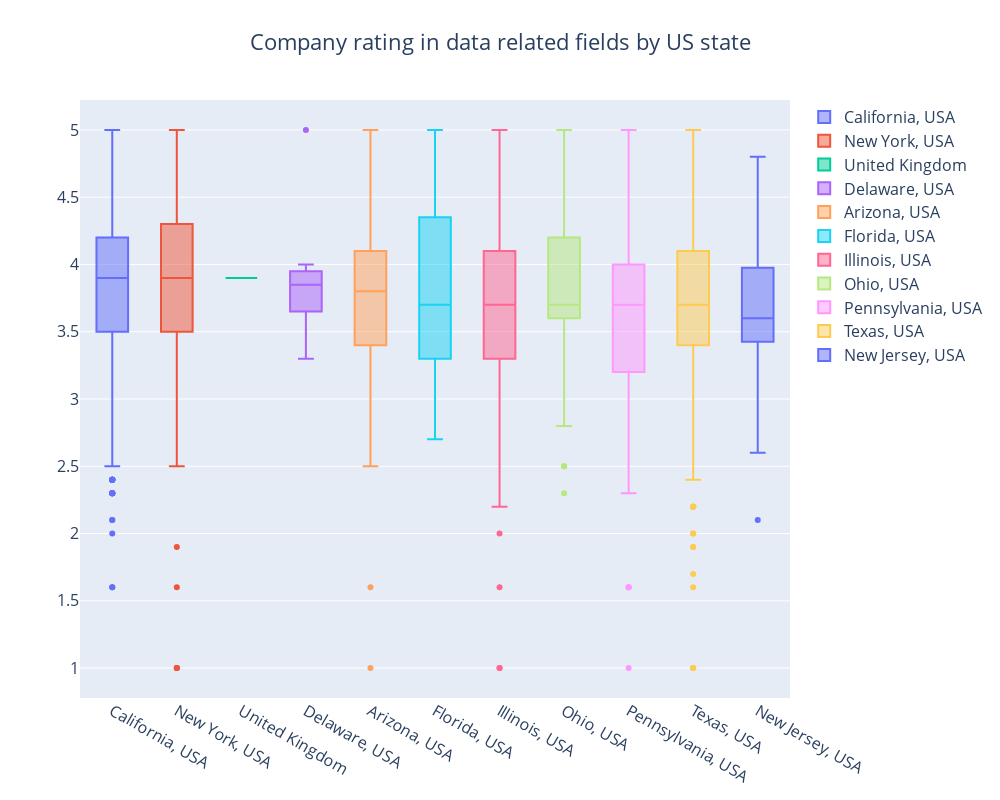

Write notebook code for a chart like this one.
### Code cell
df_states_sorted_by_mean = df2.groupby("State Location")["Rating"].median().sort_values(ascending = False).reset_index()
states_sorted_by_median = df_states_sorted_by_mean["State Location"].unique()

ratings_list = {}
fig = go.Figure()


for state in states_sorted_by_median:
    dfx = df2[df2["State Location"]==state].Rating
    ratings_list[state] = dfx
    fig.add_trace(go.Box(y=dfx, name = state))

fig.update_layout(font_size = 16, height = 800, width = 1000, title = "Company rating in data related fields by US state", title_x = 0.5)
    
fig.show()

### Figure 1 — Plotly figure (JSON) as saved in the notebook; plotly's stock layout.template omitted (floating-point values rounded to 4 significant figures; data arrays with more than 128 entries replaced by an {"elided": "..."} marker saying what was removed)
{"data": [{"name": "California, USA", "type": "box", "y": {"elided": "931 float values"}}, {"name": "New York, USA", "type": "box", "y": {"elided": "268 float values"}}, {"name": "United Kingdom", "type": "box", "y": [3.9, 3.9, 3.9, 3.9]}, {"name": "Delaware, USA", "type": "box", "y": [4, 5, 3.3, 3.9, 3.6, 3.7, 3.8, 3.9]}, {"name": "Arizona, USA", "type": "box", "y": {"elided": "249 float values"}}, {"name": "Florida, USA", "type": "box", "y": [3.3, 3.9, 3.5, 3, 4.3, 4.1, 3.3, 4.6, 4.5, 5, 3.6, 5, 3.7, 4.1, 3.9, 3.5, 3.9, 3.5, 3.1, 3.6, 4.3, 3.8, 3.4, 3.7, 3.3, 3.7, 5, 3.3, 3.7, 3.3, 3.1, 3.3, 3.2, 3.5, 5, 3.3, 5, 2.7, 3.3, 5, 5, 5, 3.5, 3.5, 5, 3.7, 3.2, 4.2, 5]}, {"name": "Illinois, USA", "type": "box", "y": {"elided": "326 float values"}}, {"name": "Ohio, USA", "type": "box", "y": {"elided": "165 float values"}}, {"name": "Pennsylvania, USA", "type": "box", "y": {"elided": "294 float values"}}, {"name": "Texas, USA", "type": "box", "y": {"elided": "1036 float values"}}, {"name": "New Jersey, USA", "type": "box", "y": [3.4, 3.9, 3.3, 3.7, 3.4, 4.8, 3.6, 3.9, 2.6, 3.6, 3.6, 3.6, 3.6, 4, 4.7, 3.7, 2.1, 3.5, 4.5, 3.5, 4, 3.5, 4.3, 3.8, 3.4, 3.4, 4.8]}], "layout": {"font": {"size": 16}, "height": 800, "title": {"text": "Company rating in data related fields by US state", "x": 0.5}, "width": 1000, "xaxis": {"autorange": true, "range": [-0.5, 10.5], "type": "category"}, "yaxis": {"autorange": true, "range": [0.7778, 5.222], "type": "linear"}}}
